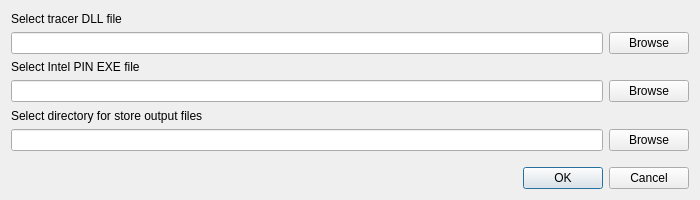
<?xml version="1.0" encoding="UTF-8"?>
<ui version="4.0">
 <class>PinConfigurationDialog</class>
 <widget class="QDialog" name="PinConfigurationDialog">
  <property name="enabled">
   <bool>true</bool>
  </property>
  <property name="geometry">
   <rect>
    <x>0</x>
    <y>0</y>
    <width>700</width>
    <height>200</height>
   </rect>
  </property>
  <property name="sizePolicy">
   <sizepolicy hsizetype="Fixed" vsizetype="Fixed">
    <horstretch>0</horstretch>
    <verstretch>0</verstretch>
   </sizepolicy>
  </property>
  <property name="minimumSize">
   <size>
    <width>700</width>
    <height>200</height>
   </size>
  </property>
  <property name="maximumSize">
   <size>
    <width>700</width>
    <height>256</height>
   </size>
  </property>
  <property name="windowTitle">
   <string>Dialog</string>
  </property>
  <property name="autoFillBackground">
   <bool>false</bool>
  </property>
  <property name="sizeGripEnabled">
   <bool>false</bool>
  </property>
  <layout class="QVBoxLayout" name="verticalLayout">
   <item>
    <layout class="QVBoxLayout" name="optionsLayout">
     <item>
      <layout class="QVBoxLayout" name="tracerDLLLayout_2">
       <item>
        <widget class="QLabel" name="label_7">
         <property name="maximumSize">
          <size>
           <width>16777215</width>
           <height>15</height>
          </size>
         </property>
         <property name="text">
          <string>Select tracer DLL file</string>
         </property>
        </widget>
       </item>
       <item>
        <layout class="QHBoxLayout" name="horizontalLayout_8">
         <item>
          <widget class="QLineEdit" name="tracerdllLineEdit"/>
         </item>
         <item>
          <widget class="QPushButton" name="tracerdllBrowseButton">
           <property name="text">
            <string>Browse</string>
           </property>
          </widget>
         </item>
        </layout>
       </item>
      </layout>
     </item>
     <item>
      <layout class="QVBoxLayout" name="pinExeLayout">
       <item>
        <widget class="QLabel" name="label">
         <property name="maximumSize">
          <size>
           <width>16777215</width>
           <height>15</height>
          </size>
         </property>
         <property name="text">
          <string>Select Intel PIN EXE file</string>
         </property>
        </widget>
       </item>
       <item>
        <layout class="QHBoxLayout" name="horizontalLayout_2">
         <item>
          <widget class="QLineEdit" name="pinExeLineEdit"/>
         </item>
         <item>
          <widget class="QPushButton" name="pinExeBrowseButton">
           <property name="text">
            <string>Browse</string>
           </property>
          </widget>
         </item>
        </layout>
       </item>
      </layout>
     </item>
     <item>
      <layout class="QVBoxLayout" name="outputDirLayout">
       <item>
        <widget class="QLabel" name="label_6">
         <property name="maximumSize">
          <size>
           <width>16777215</width>
           <height>15</height>
          </size>
         </property>
         <property name="text">
          <string>Select directory for store output files</string>
         </property>
        </widget>
       </item>
       <item>
        <layout class="QHBoxLayout" name="horizontalLayout_7">
         <item>
          <widget class="QLineEdit" name="outputDirLineEdit"/>
         </item>
         <item>
          <widget class="QPushButton" name="outputDirBrowseButton">
           <property name="text">
            <string>Browse</string>
           </property>
          </widget>
         </item>
        </layout>
       </item>
      </layout>
     </item>
    </layout>
   </item>
   <item>
    <spacer name="horizontalSpacer">
     <property name="orientation">
      <enum>Qt::Horizontal</enum>
     </property>
     <property name="sizeHint" stdset="0">
      <size>
       <width>40</width>
       <height>10</height>
      </size>
     </property>
    </spacer>
   </item>
   <item>
    <widget class="QDialogButtonBox" name="buttonBox">
     <property name="orientation">
      <enum>Qt::Horizontal</enum>
     </property>
     <property name="standardButtons">
      <set>QDialogButtonBox::Cancel|QDialogButtonBox::Ok</set>
     </property>
     <property name="centerButtons">
      <bool>false</bool>
     </property>
    </widget>
   </item>
  </layout>
 </widget>
 <resources/>
 <connections>
  <connection>
   <sender>buttonBox</sender>
   <signal>rejected()</signal>
   <receiver>PinConfigurationDialog</receiver>
   <slot>reject()</slot>
   <hints>
    <hint type="sourcelabel">
     <x>316</x>
     <y>260</y>
    </hint>
    <hint type="destinationlabel">
     <x>286</x>
     <y>274</y>
    </hint>
   </hints>
  </connection>
  <connection>
   <sender>buttonBox</sender>
   <signal>accepted()</signal>
   <receiver>PinConfigurationDialog</receiver>
   <slot>accept()</slot>
   <hints>
    <hint type="sourcelabel">
     <x>248</x>
     <y>254</y>
    </hint>
    <hint type="destinationlabel">
     <x>157</x>
     <y>274</y>
    </hint>
   </hints>
  </connection>
 </connections>
</ui>
